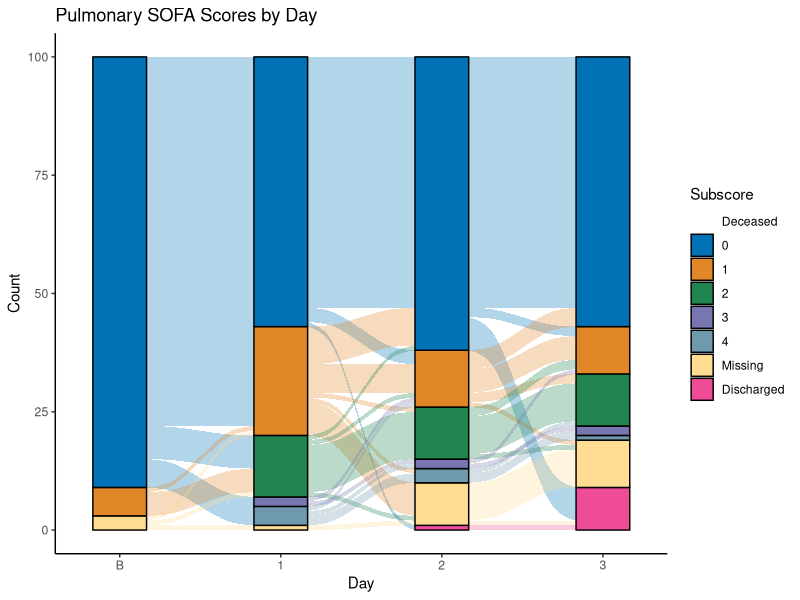
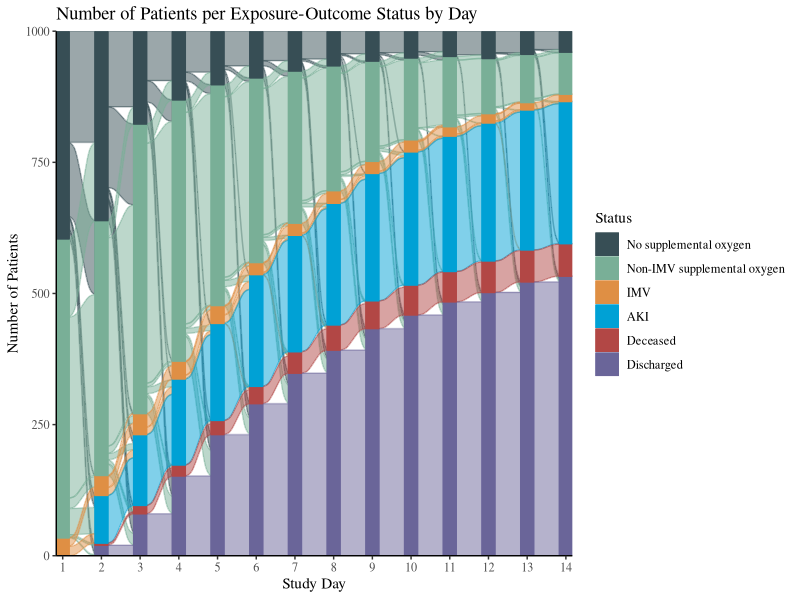
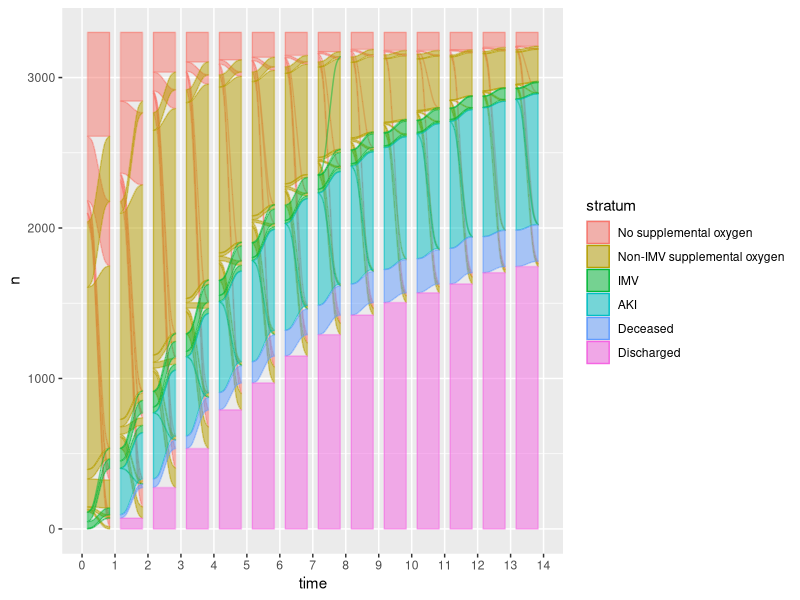
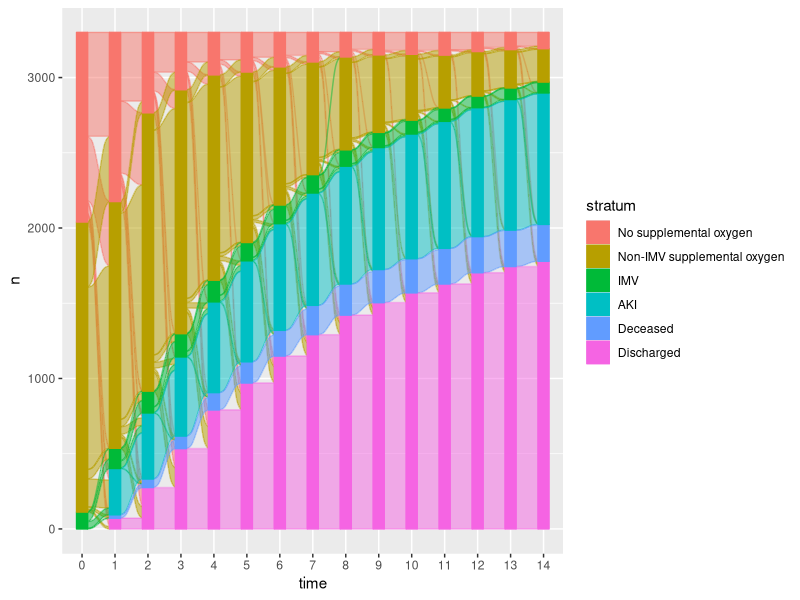
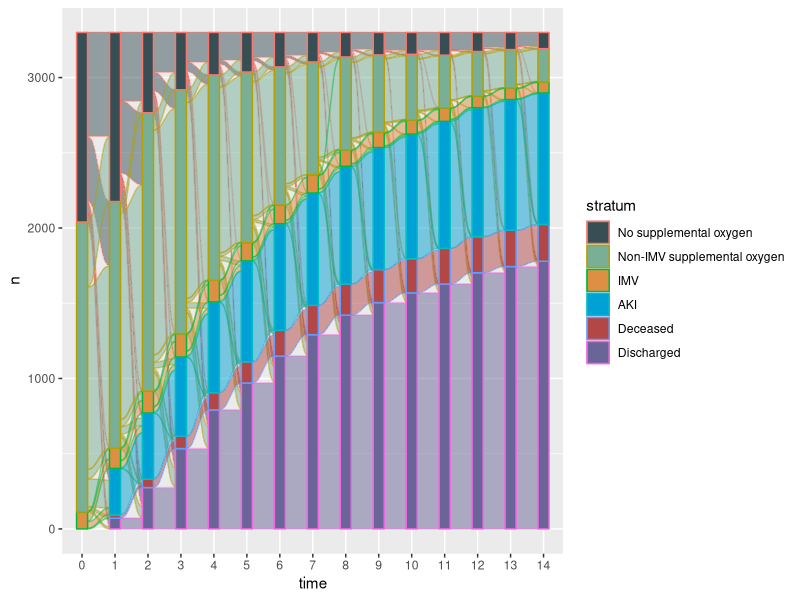
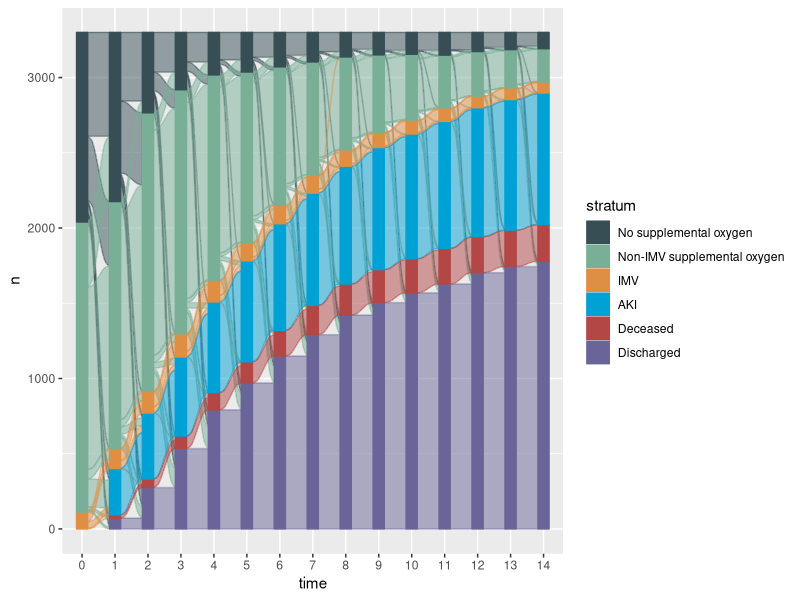
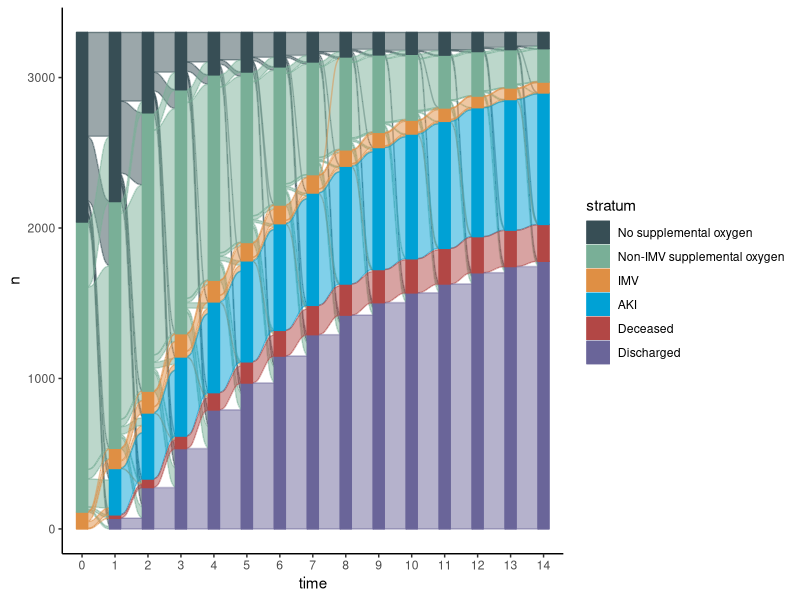
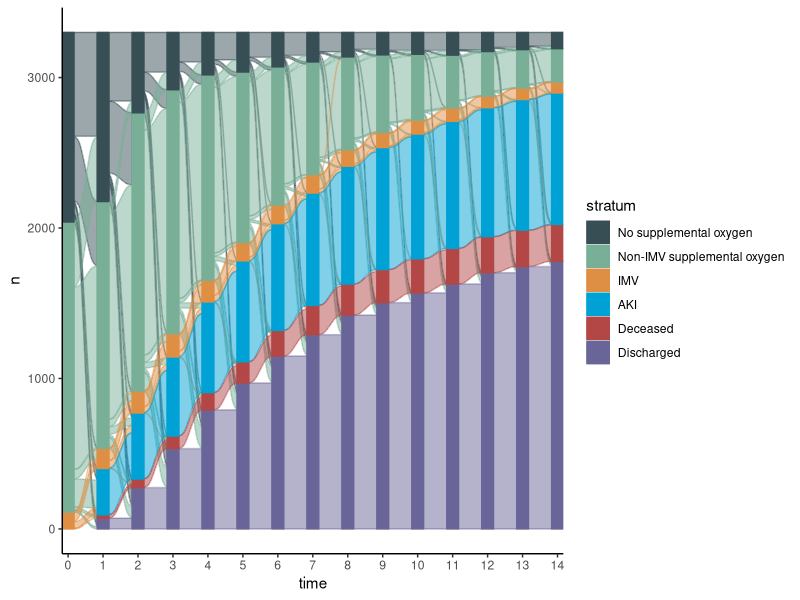

Generate these figures, in order, with R:
## ---- chunk 1
knitr::opts_chunk$set(echo = TRUE, warning=F, message=F)
## ---- chunk 2

library(tidyverse)
library(ggalluvial)

## ---- chunk 3
sofa_wide <- read_csv(here::here("blog/alluvial/pseudo_sofa_khstats.csv")) |>
  mutate(across(starts_with("day"), ~factor(.x, levels=c("Deceased", 0:4,"Missing","Discharged")))) |>   filter(score_type == "pulmonary_sofa")# |>
  #nest(id) |>
  #sample_n(1000)


my_pal <- ggsci::pal_nejm("default", alpha = 0.6)(8)
p <- sofa_wide |>
    group_by(day0, day1, day2, day3) |>
    count(.drop = F) |>
    ungroup() |>
    to_lodes_form(key = "day", axes = 1:4)  |>
    mutate(day = case_when(day == "day0" ~ "B",
                           TRUE ~ as.character(parse_number(as.character(day)))),
           day = fct_relevel(day, "B")) |>
    ggplot(aes(x = day, y = n,
               stratum = stratum,
               alluvium = alluvium,
               fill = stratum)) +
    geom_flow() +
    geom_stratum() +
    theme_classic() +
    scale_x_discrete(expand = c(0.1,0.1)) +
    scale_fill_manual(values = my_pal, drop=F) +
    labs(x = "Day", y = "Count",
         fill = "Subscore", title = "Pulmonary SOFA Scores by Day")
p
## ---- chunk 4


dat_long <- read_csv(here::here("blog/alluvial/aki_death_status.csv")) |>
  group_by(id) |>
  nest() |>
  ungroup() |>
  sample_n(1000) |>
  unnest()
dat_wide <-
  dat_long |>
  pivot_wider(id_cols = id, names_from = time, values_from = status, names_prefix = "time_")

max_time <- 14
vars_to_group <- paste0("time_", 0:max_time)
type_colors <- c("#374E55", # gray
                 "#79AF97", # green
                 "#DF8F44", #orange
                  "#00A1D5", #bluea,
                 "#B24745", #red
                  "#6A6599" # purple
                 
                 ) 

dat_alluvial <-
  dat_wide |>
  group_by_at(vars_to_group) |>
  count() |>
  to_lodes_form(key = "day", axes = 1:max_time) |>
  mutate(day = factor(parse_number(as.character(day))+1),
        stratum = fct_relevel(stratum,
                                      "No supplemental oxygen",
                                      "Non-IMV supplemental oxygen",
                                      "IMV", 
                                      "AKI",
                                      "Deceased",
                                      "Discharged"))

dat_alluvial |>
  ggplot(
    aes(x = day,
        stratum = stratum, 
        col = stratum,
        alluvium = alluvium,
        y=n,
        fill = stratum)
  ) +
  geom_flow() +
  geom_stratum() +
  scale_fill_manual(values = type_colors) +
  scale_color_manual(values = type_colors) +
  theme_classic() +
  scale_x_discrete(expand = c(0,0))+
  scale_y_continuous(expand = c(0,0)) +
  labs(x = "Study Day", y = "Number of Patients", title = "Number of Patients per Exposure-Outcome Status by Day",
       fill = "Status", col = "Status") +
  theme(text=element_text(family="Times", size=11),
        legend.text = element_text(
          size=9))
## ---- chunk 5
dat_long <- read_csv(here::here("blog/alluvial/aki_death_status.csv"))
dat_long
## ---- chunk 6
dat_wide <-
  dat_long |>
  pivot_wider(id_cols = id,
              names_from = time, 
              values_from = status,
              names_prefix = "time_")
dat_wide
## ---- chunk 7
vars_to_group <- paste0("time_", 0:max_time) 
vars_to_group
## ---- chunk 8
dat_wide |>
  group_by_at(vars_to_group)
## ---- chunk 9
dat_wide |>
  group_by_at(vars_to_group) |>
  count() 
## ---- chunk 10
dat_wide |>
  group_by_at(vars_to_group) |>
  count() |>
  select(n, everything())
## ---- chunk 11
# Titanic data in alluvia format
titanic_alluvia <- as.data.frame(Titanic)
head(titanic_alluvia)
is_alluvia_form(titanic_alluvia,
                weight = "Freq")
# Titanic data in lodes format
titanic_lodes <- to_lodes_form(titanic_alluvia,
                               key = "x", value = "stratum", id = "alluvium",
                               axes = 1:4)
head(titanic_lodes)

titanic_lodes2 <- to_lodes_form(titanic_alluvia,
                                key = variable, value = value,
                                id = cohort,
                                1:3, diffuse = Class)
head(titanic_lodes2)

## ---- chunk 12
dat_wide |>
  group_by_at(vars_to_group) |>
  count() |>
  to_lodes_form(key = "time", axes = 1:(length(vars_to_group)))
## ---- chunk 13
dat_wide |>
  group_by_at(vars_to_group) |>
  count() |>
  to_lodes_form(key = "time", axes = 1:(length(vars_to_group))) |>
  mutate(time = factor(parse_number(as.character(time)))) # time column is a factor, so frist change to character, then parse_number, then change it back to a factor
## ---- chunk 14
dat_alluvial <-
 dat_wide |>
  group_by_at(vars_to_group) |>
  count() |>
  to_lodes_form(key = "time", axes = 1:(length(vars_to_group))) |>
  mutate(time = factor(parse_number(as.character(time))), # time column is a factor, so frist change to character, then parse_number, then change it back to a factor
        stratum = fct_relevel(stratum,
                                      "No supplemental oxygen",
                                      "Non-IMV supplemental oxygen",
                                      "IMV", 
                                      "AKI",
                                      "Deceased",
                                      "Discharged"))
dat_alluvial
## ---- chunk 15
type_colors <- c("#374E55", # gray
                 "#79AF97", # green
                 "#DF8F44", #orange
                  "#00A1D5", #bluea,
                 "#B24745", #red
                  "#6A6599" # purple
                 ) 
## ---- chunk 16
p <- dat_alluvial |>
  ggplot(
    aes(x = time,
        stratum = stratum, 
        col = stratum,
        alluvium = alluvium,
        y=n,
        fill = stratum)
  )
## ---- chunk 17
p <- p +
  geom_flow() 
p
## ---- chunk 18
p <- p +
  geom_stratum() 

p
## ---- chunk 19
p <- p +
  scale_fill_manual(values = type_colors) 
p
## ---- chunk 20
p <- p +
  scale_color_manual(values = type_colors) 
p
## ---- chunk 21
p <- p +
  theme_classic() 
p
## ---- chunk 22
p <- p +
  scale_x_discrete(expand = c(0,0))
p
## ---- chunk 23
p <- p +
  scale_y_continuous(expand = c(0,0)) 
p
## ---- chunk 24
p <- p +
  labs(x = "Study Day", y = "Number of Patients", title = "Number of Patients per Exposure-Outcome Status by Day",
       fill = "Status", col = "Status") 
p
## ---- chunk 25
p <- p +
  theme(text=element_text(family="Times", size=11),
        legend.text = element_text(
          size=9))
p
